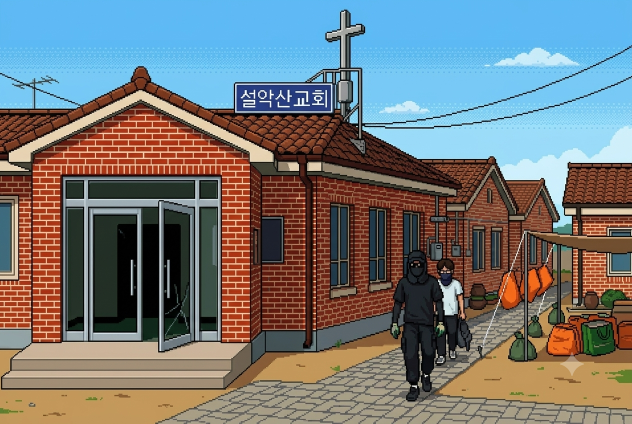
#> input picture 1787903081073.png, 1264 x 848 px, found by its file name (shown at 1/2 size)
$ python process_assets.py
#> lines starting #> are read from the running program, lines starting #| are printed output that depends on the picture
"""Create traceable, non-destructive game crops from the provided source sheets."""

from __future__ import annotations

import json
from dataclasses import asdict, dataclass
from pathlib import Path

from PIL import Image


ROOT = Path(__file__).resolve().parents[1]
RAW = ROOT / "public" / "assets" / "raw"
GENERATED = ROOT / "public" / "assets" / "generated"
OUTPUT = ROOT / "public" / "assets" / "processed"


@dataclass(frozen=True)
class AssetCrop:
    asset_id: str
    source: str
    rect: tuple[int, int, int, int]
    output: str
    usage: str
    status: str = "ready"
    resize_width: int | None = None


@dataclass(frozen=True)
class GeneratedAsset:
    asset_id: str
    source: str
    output: str
    usage: str
    resize_width: int
    status: str = "ready"


CROPS = (
    AssetCrop("bg-church-arrival", "1787903081073.png", (0, 0, 1264, 848), "bg-church-arrival.webp", "D1 arrival / D4 cleanup", resize_width=960),
    AssetCrop("bg-threshold", "1787903096675.png", (0, 0, 1264, 848), "bg-threshold.webp", "D3-02 door reveal", resize_width=960),
    AssetCrop("bg-ajayin", "1787903113266.png", (0, 0, 1264, 848), "bg-ajayin.webp", "D2 church repair", resize_width=960),
    AssetCrop("bg-village-feast", "1787903999548.png", (0, 0, 1552, 688), "bg-village-feast.webp", "D3-03 feast", resize_width=1120),
    AssetCrop("bg-observatory", "1787883479147.png", (1055, 32, 1355, 273), "bg-observatory.webp", "D4 observatory", resize_width=960),
)

GENERATED_ASSETS = (
    GeneratedAsset("travel-bus", "travel-bus.png", "travel-bus.webp", "D1 / D4 group travel", 760),
    GeneratedAsset("pickup-suv-1004", "pickup-suv-1004.png", "pickup-suv-1004.webp", "D3 elder pickup only", 660),
    GeneratedAsset("elders-group", "elders-group.png", "elders-group.webp", "D3 pickup / threshold / welcome", 460),
    GeneratedAsset("prayer-team", "prayer-team.png", "prayer-team.webp", "D1 opening worship / D2 prayer", 760),
    GeneratedAsset("meal-prep-team", "meal-prep-team.png", "meal-prep-team.webp", "D2 sanctuary meal preparation", 860),
    GeneratedAsset("canopy-tent", "canopy-tent.png", "canopy-tent.webp", "D1 tent setup / D4 cleanup", 720),
    GeneratedAsset("brick-truck-loaded", "brick-truck-loaded.png", "brick-truck-loaded.webp", "D2 three truckloads", 760),
    GeneratedAsset("observatory-church-cutout", "observatory-church-cutout.png", "observatory-church-cutout.webp", "D4 observatory chapel", 620),
    GeneratedAsset("church-interior-open", "church-interior-open.png", "church-interior-open.webp", "D1 worship / D2 meal preparation and prayer", 960),
    GeneratedAsset("outreach-volunteers-v2", "outreach-volunteers-v2.png", "outreach-volunteers-v2.webp", "D1 campus / D2 village outreach", 480),
    GeneratedAsset("international-students-v2", "international-students-v2.png", "international-students-v2.webp", "D1 campus outreach", 600),
)


def process(crop: AssetCrop) -> dict[str, object]:
    source_path = RAW / crop.source
    if not source_path.exists():
        raise FileNotFoundError(f"Missing source asset: {source_path}")

    with Image.open(source_path) as source:
#> source is the input picture: PIL image 1264x848 RGB; mean R, G, B 116.9, 120.1, 120.3
        image = source.convert("RGB").crop(crop.rect)
        if crop.resize_width and image.width != crop.resize_width:
            height = round(image.height * crop.resize_width / image.width)
#> height = 644
            image = image.resize((crop.resize_width, height), Image.Resampling.NEAREST)
        destination = OUTPUT / crop.output
        image.save(destination, "WEBP", quality=88, method=6)

    data = asdict(crop)
    data["rect"] = {"x": crop.rect[0], "y": crop.rect[1], "w": crop.rect[2] - crop.rect[0], "h": crop.rect[3] - crop.rect[1]}
    data["source_kind"] = "provided"
    data["note"] = "Source-sheet grid may remain visible; crop is presented as a memory-card/sticker, not a transparent sprite."
    return data


def process_generated(asset: GeneratedAsset) -> dict[str, object]:
    source_path = GENERATED / asset.source
    if not source_path.exists():
        raise FileNotFoundError(f"Missing generated asset: {source_path}")

    with Image.open(source_path) as source:
        image = source.convert("RGBA")
        alpha_bounds = image.getchannel("A").getbbox()
        if alpha_bounds:
            image = image.crop(alpha_bounds)
        if image.width != asset.resize_width:
            height = round(image.height * asset.resize_width / image.width)
            image = image.resize((asset.resize_width, height), Image.Resampling.NEAREST)
        destination = OUTPUT / asset.output
        image.save(destination, "WEBP", quality=90, method=6)

    data = asdict(asset)
    data["source"] = f"generated/{asset.source}"
    data["source_kind"] = "openai-imagegen"
    data["operation"] = "alpha-trim + resize"
    data["note"] = "Original transparent PNG is preserved in public/assets/generated."
    return data


def main() -> None:
    OUTPUT.mkdir(parents=True, exist_ok=True)
    for stale_asset in OUTPUT.glob("*.webp"):
        stale_asset.unlink()
    manifest = [process(crop) for crop in CROPS]
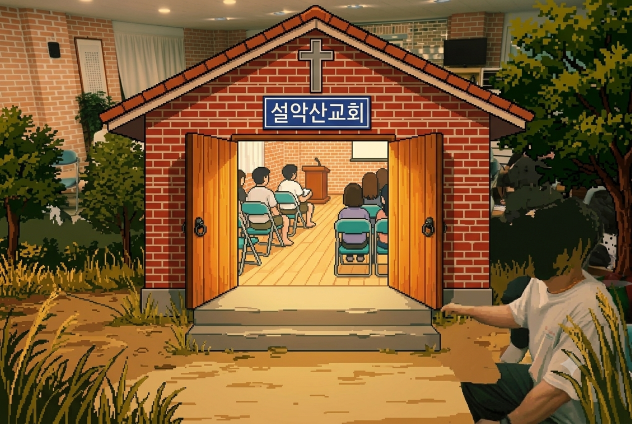
#> input picture 1787903096675.png, 1264 x 848 px, found by its file name (shown at 1/2 size)
#> in process, source is the input picture: PIL image 1264x848 RGB; mean R, G, B 126.1, 92.5, 51.1
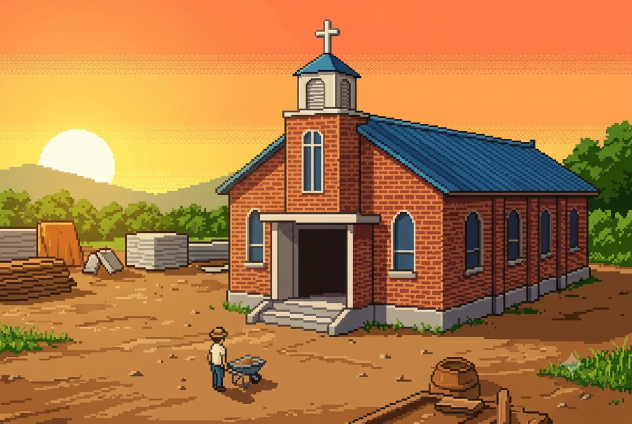
#> input picture 1787903113266.png, 1264 x 848 px, found by its file name (shown at 1/2 size)
#> in process, source is the input picture: PIL image 1264x848 RGB; mean R, G, B 175.6, 121.4, 68.2
#> in process (call 3), `image = image.resize((crop.resize_width, height), Image.Resampling.NEA..`:
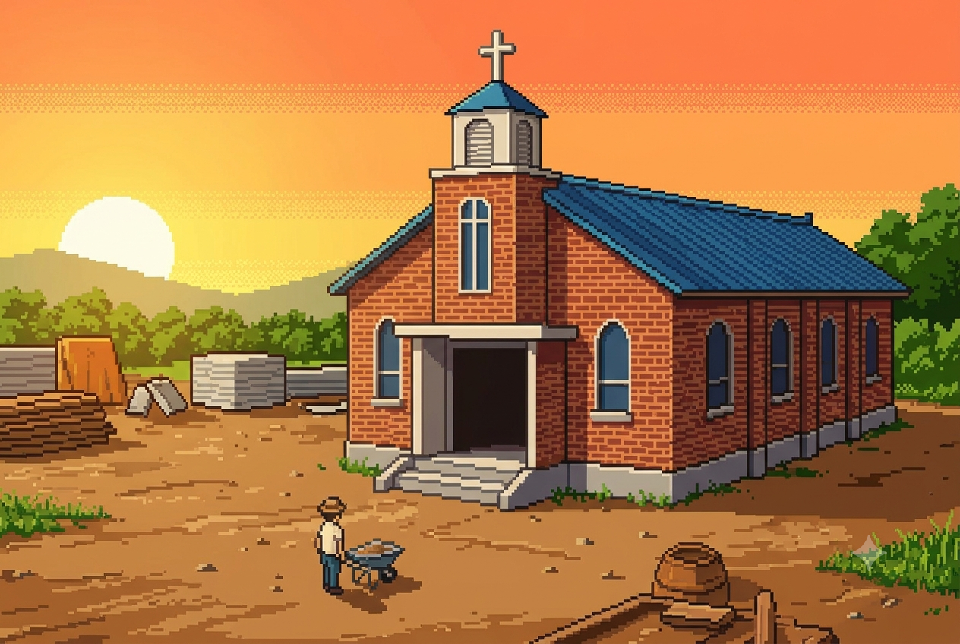
#> image: PIL image 960x644 RGB; mean R, G, B 175.6, 121.4, 68.2
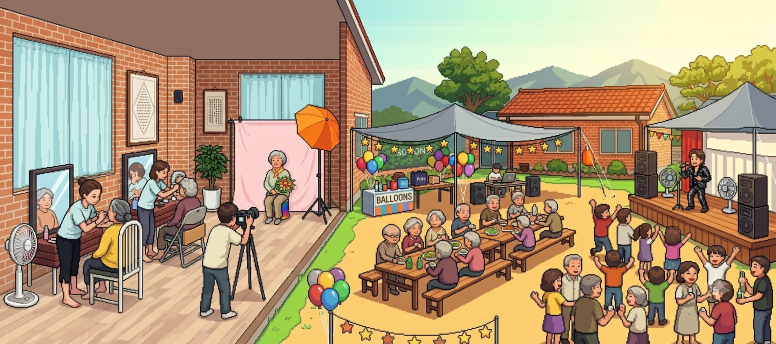
#> input picture 1787903999548.png, 1552 x 688 px, found by its file name (shown at 1/2 size)
#> in process, source is the input picture: PIL image 1552x688 RGB; mean R, G, B 171.9, 150.4, 120.1
#> in process (call 4), `image = image.resize((crop.resize_width, height), Image.Resampling.NEA..`:
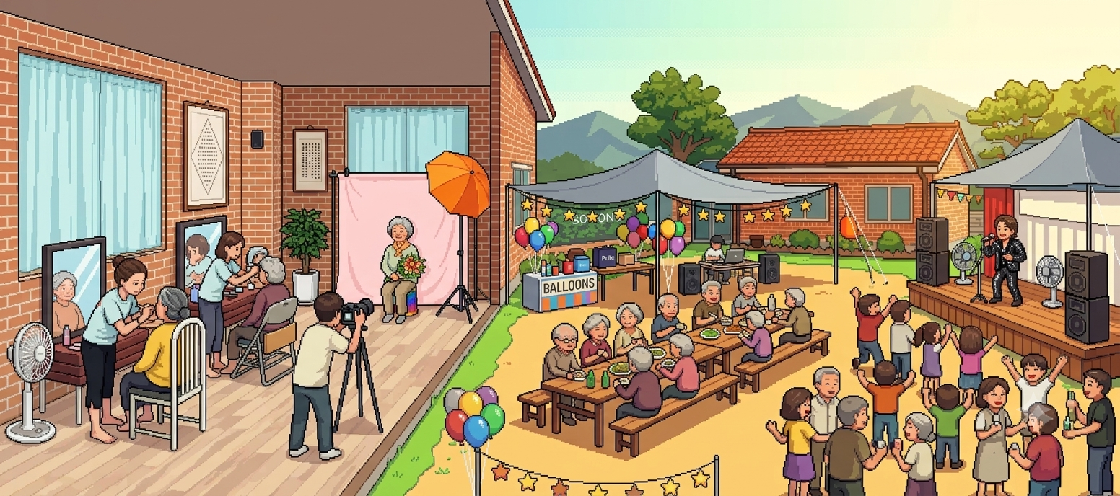
#> image: PIL image 1120x496 RGB; mean R, G, B 171.9, 150.4, 120
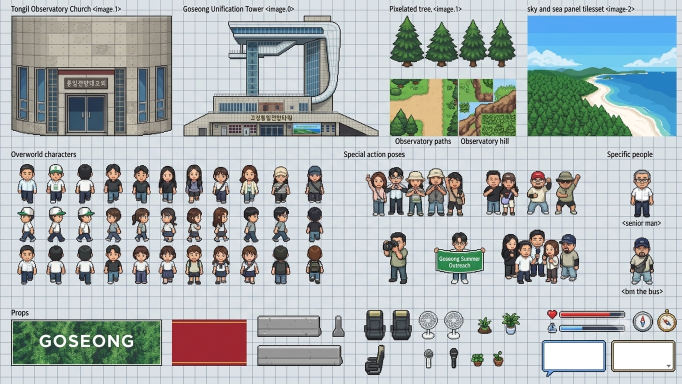
#> input picture 1787883479147.png, 1364 x 768 px, found by its file name (shown at 1/2 size)
#> in process, source is the input picture: PIL image 1364x768 RGB; mean R, G, B 171.2, 179.7, 180.6
#> in process (call 5), `image = source.convert("RGB").crop(crop.rect)`:
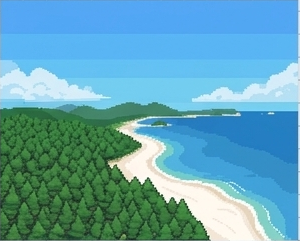
#> image: PIL image 300x241 RGB; mean R, G, B 96.5, 163.9, 181.3
    manifest.extend(process_generated(asset) for asset in GENERATED_ASSETS)
    (OUTPUT / "asset-manifest.json").write_text(
        json.dumps({"version": 3, "assets": manifest}, ensure_ascii=False, indent=2),
        encoding="utf-8",
    )
    print(f"Processed {len(manifest)} assets into {OUTPUT}")


if __name__ == "__main__":
#> (the run stopped early here; a loop or call above may not have finished)
